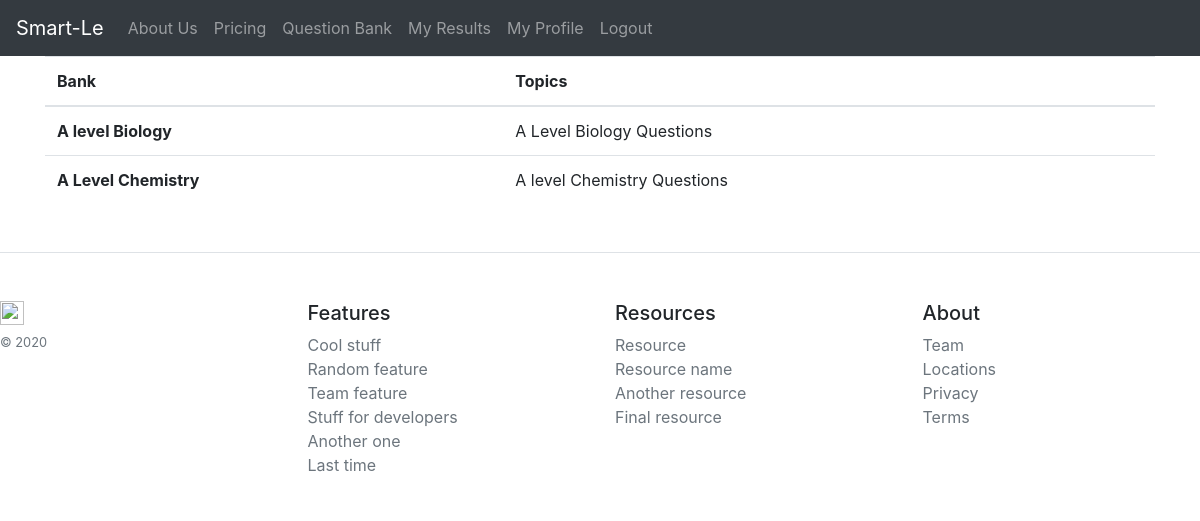
Page /qbank/ (signed in) on the earlier database version.
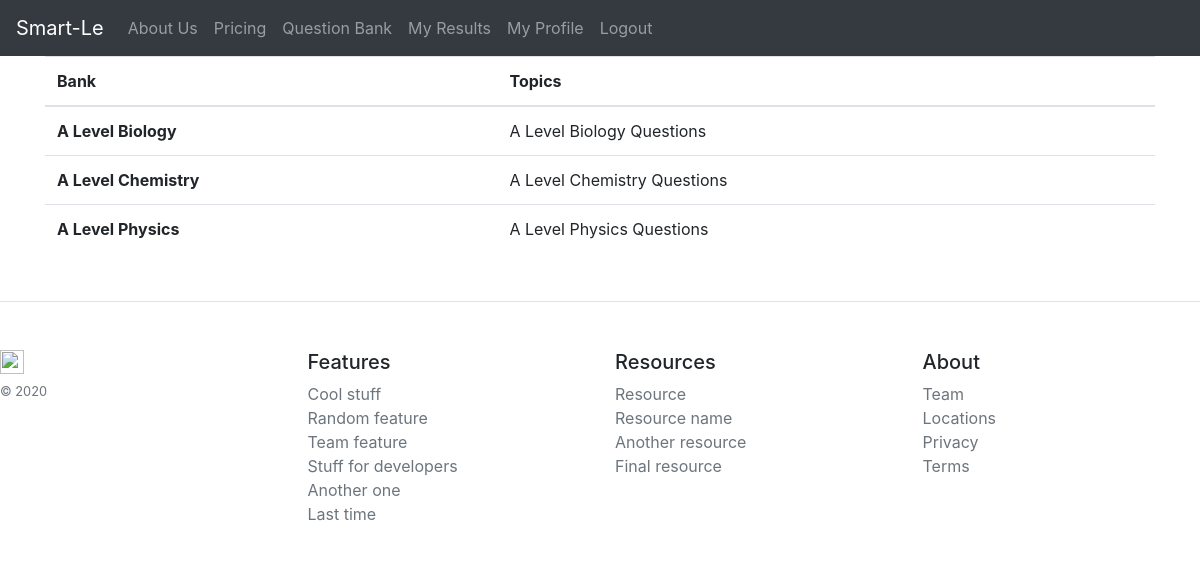
Same page on the later database version.
### Qbank/models.py (models this page shows, shortened)
class QbankModel(models.Model):
    name = models.CharField(max_length=40, unique=True)
    description = models.CharField(max_length=100)

### Qbank/views.py (the view)
# urls.py: url('qbank/', QbankListView.as_view(), name='qbankview')
@method_decorator(login_required, name='dispatch')
class QbankListView(ListView):
    model = QbankModel
    template_name = 'qbankview.html'
    context_object_name = 'Qbank'

### templates/qbankview.html (shortened to what this page needs)
{% extends "base.html" %}
{% block table %}
    <div class="container">
      <table class="table table-hover">
        <thead>
          <tr>
            <th scope="col">Bank</th>
            <th scope="col">Topics</th>
          </tr>
        </thead>
        <tbody>
          {% for qbank in Qbank %}
          <tr>
            <th scope="row">{{qbank.name}}</th>
            <td>{{qbank.description}}</td>
          </tr>
          {% endfor %}
        </tbody>
      </table>
    </div>
{% endblock table %}

Differences in the rows shown:
changed QbankModel "A Level Biology Questions": name "A level Biology" → "A Level Biology"
changed QbankModel "A Level Chemistry": description "A level Chemistry Questions" → "A Level Chemistry Questions"
added QbankModel: name "A Level Physics", description "A Level Physics Questions"
